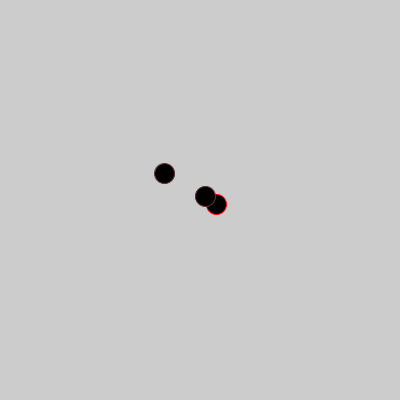
Frame 1 (no input)
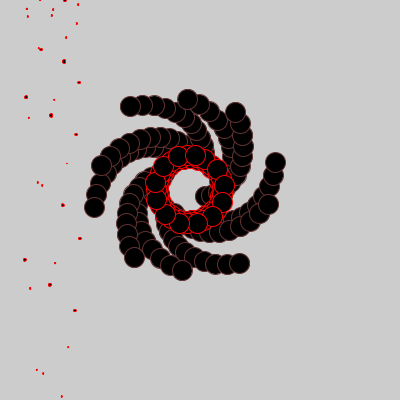
Frame 60 (the mouse pressed at the canvas centre just before this capture)
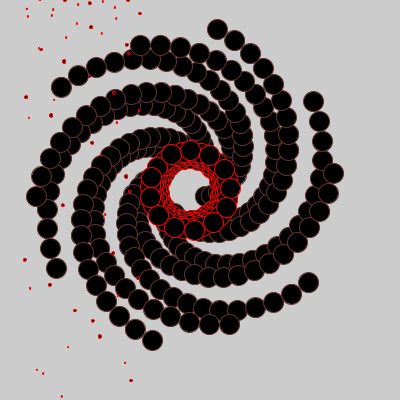
Frame 120 (the mouse held since frame 60 and released just before this capture)

The Processing sketch that drew these frames (run headless with seeded random() and noise(); from frame 60 on, the mouse is pressed at the canvas centre):

// Processing sketch: processing_76970
// ── processing_76970.pde

float angle = 10;
float offset = 30;
float off = 80;
float scalar =30;
float incremento = 5;
float noiseval;
float xpos;
float an = 0.5;
float of = 60;
float s =30;
float inc = 0.5;


void setup() {
  size (400, 400);
  noiseval=1;
  xpos = 20; 

}
void draw () {

stroke(255,0,0);
fill (0);
 
noiseval+=0.5;
xpos++;

ellipse(xpos, sin(noiseval)*400+400, noise(noiseval)*5, noise(noiseval)*5);


  float x1 = of + cos(an) *s;
  float y1 = of + sin(an) * s;
  
 ellipse (x1+130, y1+130, 20,20);
 
 
 s+=0.09;
 an += inc;
 
 fill (0);
 float x = offset + cos(angle) *scalar;
 float y = offset + sin(angle) * scalar;
 float y2 = offset + sin(angle) *scalar;
 
  
 stroke(100,50,50);


 ellipse (x+160, y2+160, 20,20);
 ellipse (-x+210, -y2+210, 20,20);
 
 
 scalar+=0.05;
 scalar++;
 angle += incremento;
}
